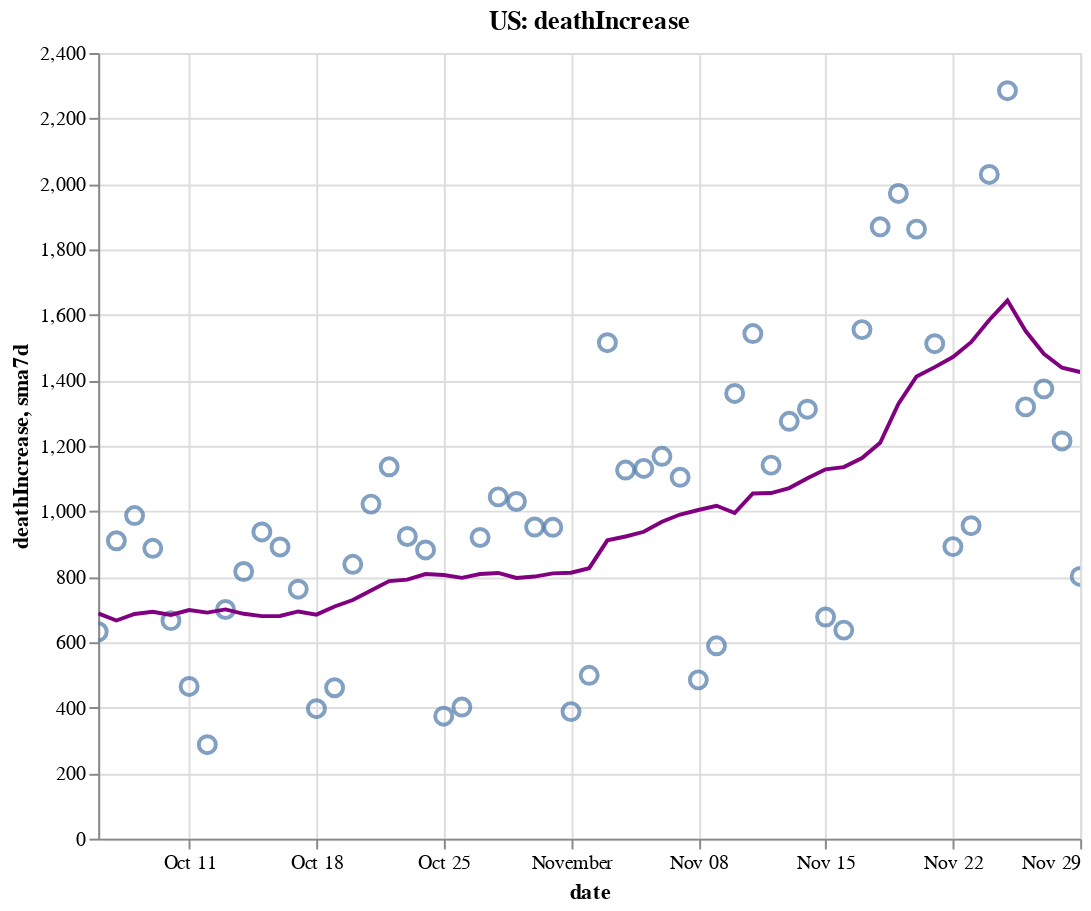

Notebook source saved alongside this figure:
### Code cell
create_plot(us, 'deathIncrease')

### Figure 1 — Vega-Lite specification as saved in the notebook (floating-point values rounded to 4 significant figures)
{"config": {"view": {"continuousWidth": 400, "continuousHeight": 300}}, "layer": [{"layer": [{"mark": {"type": "point", "size": 75}, "encoding": {"tooltip": [{"type": "temporal", "field": "date"}, {"type": "quantitative", "field": "deathIncrease"}, {"type": "quantitative", "field": "sma7d"}], "x": {"type": "temporal", "field": "date"}, "y": {"type": "quantitative", "field": "deathIncrease"}}, "selection": {"selector006": {"type": "interval", "bind": "scales", "encodings": ["x", "y"]}}}, {"mark": {"type": "line", "color": "purple"}, "encoding": {"x": {"type": "temporal", "field": "date"}, "y": {"type": "quantitative", "field": "sma7d"}}}]}, {"mark": {"type": "rule", "color": "#aaa"}, "encoding": {"x": {"type": "temporal", "field": "date"}}, "transform": [{"filter": {"selection": "selector005"}}]}, {"mark": "circle", "encoding": {"opacity": {"condition": {"value": 1, "selection": "selector005"}, "value": 0}, "tooltip": [{"type": "temporal", "field": "date"}, {"type": "quantitative", "field": "deathIncrease"}, {"type": "quantitative", "field": "sma7d"}], "x": {"type": "temporal", "field": "date"}, "y": {"type": "quantitative", "field": "deathIncrease"}}, "selection": {"selector005": {"type": "single", "encodings": ["x"], "on": "mouseover", "nearest": true, "empty": "none"}}}, {"mark": {"type": "text", "align": "left", "dx": 5, "dy": -5, "stroke": "white", "strokeWidth": 2}, "encoding": {"text": {"type": "quantitative", "field": "deathIncrease"}, "tooltip": [{"type": "temporal", "field": "date"}, {"type": "quantitative", "field": "deathIncrease"}, {"type": "quantitative", "field": "sma7d"}], "x": {"type": "temporal", "field": "date"}, "y": {"type": "quantitative", "field": "deathIncrease"}}, "transform": [{"filter": {"selection": "selector005"}}]}, {"mark": {"type": "text", "align": "left", "dx": 5, "dy": -5}, "encoding": {"text": {"type": "quantitative", "field": "deathIncrease"}, "tooltip": [{"type": "temporal", "field": "date"}, {"type": "quantitative", "field": "deathIncrease"}, {"type": "quantitative", "field": "sma7d"}], "x": {"type": "temporal", "field": "date"}, "y": {"type": "quantitative", "field": "deathIncrease"}}, "transform": [{"filter": {"selection": "selector005"}}]}], "data": {"name": "data-aa1d8b4d2edcbb1d7b70b724efaaa036"}, "height": 400, "title": "US: deathIncrease", "width": 500, "$schema": "https://vega.github.io/schema/vega-lite/v4.8.1.json", "datasets": {"data-aa1d8b4d2edcbb1d7b70b724efaaa036": [{"date": "2020-10-06T00:00:00", "totalTestResultsIncrease": 913500.0, "positiveIncrease": 38920.0, "death": 202700.0, "deathIncrease": 632.0, "positiveRate": 0.043, "state": "US", "sma7d": 688.1}, {"date": "2020-10-07T00:00:00", "totalTestResultsIncrease": 977500.0, "positiveIncrease": 50590.0, "death": 203600.0, "deathIncrease": 910.0, "positiveRate": 0.052, "state": "US", "sma7d": 666.4}, {"date": "2020-10-08T00:00:00", "totalTestResultsIncrease": 1157000.0, "positiveIncrease": 55210.0, "death": 204600.0, "deathIncrease": 987.0, "positiveRate": 0.048, "state": "US", "sma7d": 686.3}, {"date": "2020-10-09T00:00:00", "totalTestResultsIncrease": 1203000.0, "positiveIncrease": 56800.0, "death": 205500.0, "deathIncrease": 887.0, "positiveRate": 0.047, "state": "US", "sma7d": 693.1}, {"date": "2020-10-10T00:00:00", "totalTestResultsIncrease": 1252000.0, "positiveIncrease": 57420.0, "death": 206100.0, "deathIncrease": 666.0, "positiveRate": 0.046, "state": "US", "sma7d": 683.6}, {"date": "2020-10-11T00:00:00", "totalTestResultsIncrease": 1078000.0, "positiveIncrease": 46270.0, "death": 206600.0, "deathIncrease": 465.0, "positiveRate": 0.043, "state": "US", "sma7d": 698.3}, {"date": "2020-10-12T00:00:00", "totalTestResultsIncrease": 1060000.0, "positiveIncrease": 42640.0, "death": 206900.0, "deathIncrease": 287.0, "positiveRate": 0.04, "state": "US", "sma7d": 690.6}, {"date": "2020-10-13T00:00:00", "totalTestResultsIncrease": 1052000.0, "positiveIncrease": 48590.0, "death": 207600.0, "deathIncrease": 700.0, "positiveRate": 0.046, "state": "US", "sma7d": 700.3}, {"date": "2020-10-14T00:00:00", "totalTestResultsIncrease": 1045000.0, "positiveIncrease": 56120.0, "death": 208400.0, "deathIncrease": 816.0, "positiveRate": 0.054, "state": "US", "sma7d": 686.9}, {"date": "2020-10-15T00:00:00", "totalTestResultsIncrease": 1109000.0, "positiveIncrease": 63390.0, "death": 209300.0, "deathIncrease": 937.0, "positiveRate": 0.057, "state": "US", "sma7d": 679.7}, {"date": "2020-10-16T00:00:00", "totalTestResultsIncrease": 1231000.0, "positiveIncrease": 68250.0, "death": 210200.0, "deathIncrease": 891.0, "positiveRate": 0.055, "state": "US", "sma7d": 680.3}, {"date": "2020-10-17T00:00:00", "totalTestResultsIncrease": 1299000.0, "positiveIncrease": 57330.0, "death": 211000.0, "deathIncrease": 762.0, "positiveRate": 0.044, "state": "US", "sma7d": 694.0}, {"date": "2020-10-18T00:00:00", "totalTestResultsIncrease": 1052000.0, "positiveIncrease": 48280.0, "death": 211400.0, "deathIncrease": 397.0, "positiveRate": 0.046, "state": "US", "sma7d": 684.3}, {"date": "2020-10-19T00:00:00", "totalTestResultsIncrease": 1135000.0, "positiveIncrease": 57110.0, "death": 211900.0, "deathIncrease": 461.0, "positiveRate": 0.05, "state": "US", "sma7d": 709.1}, {"date": "2020-10-20T00:00:00", "totalTestResultsIncrease": 952700.0, "positiveIncrease": 60550.0, "death": 212700.0, "deathIncrease": 838.0, "positiveRate": 0.064, "state": "US", "sma7d": 728.9}, {"date": "2020-10-21T00:00:00", "totalTestResultsIncrease": 941800.0, "positiveIncrease": 60950.0, "death": 213700.0, "deathIncrease": 1022.0, "positiveRate": 0.065, "state": "US", "sma7d": 758.3}, {"date": "2020-10-22T00:00:00", "totalTestResultsIncrease": 1230000.0, "positiveIncrease": 72840.0, "death": 214900.0, "deathIncrease": 1136.0, "positiveRate": 0.059, "state": "US", "sma7d": 786.7}, {"date": "2020-10-23T00:00:00", "totalTestResultsIncrease": 1383000.0, "positiveIncrease": 82330.0, "death": 215800.0, "deathIncrease": 923.0, "positiveRate": 0.06, "state": "US", "sma7d": 791.3}, {"date": "2020-10-24T00:00:00", "totalTestResultsIncrease": 1323000.0, "positiveIncrease": 83290.0, "death": 216700.0, "deathIncrease": 882.0, "positiveRate": 0.063, "state": "US", "sma7d": 808.4}, {"date": "2020-10-25T00:00:00", "totalTestResultsIncrease": 1188000.0, "positiveIncrease": 64890.0, "death": 217000.0, "deathIncrease": 374.0, "positiveRate": 0.055, "state": "US", "sma7d": 805.1}, {"date": "2020-10-26T00:00:00", "totalTestResultsIncrease": 1211000.0, "positiveIncrease": 62530.0, "death": 217400.0, "deathIncrease": 402.0, "positiveRate": 0.052, "state": "US", "sma7d": 796.7}, {"date": "2020-10-27T00:00:00", "totalTestResultsIncrease": 1071000.0, "positiveIncrease": 72080.0, "death": 218400.0, "deathIncrease": 920.0, "positiveRate": 0.067, "state": "US", "sma7d": 808.4}, {"date": "2020-10-28T00:00:00", "totalTestResultsIncrease": 1096000.0, "positiveIncrease": 78750.0, "death": 219400.0, "deathIncrease": 1044.0, "positiveRate": 0.072, "state": "US", "sma7d": 811.6}, {"date": "2020-10-29T00:00:00", "totalTestResultsIncrease": 1333000.0, "positiveIncrease": 88730.0, "death": 220400.0, "deathIncrease": 1030.0, "positiveRate": 0.067, "state": "US", "sma7d": 796.4}, {"date": "2020-10-30T00:00:00", "totalTestResultsIncrease": 1364000.0, "positiveIncrease": 97230.0, "death": 221400.0, "deathIncrease": 952.0, "positiveRate": 0.071, "state": "US", "sma7d": 800.6}, {"date": "2020-10-31T00:00:00", "totalTestResultsIncrease": 1390000.0, "positiveIncrease": 90590.0, "death": 222300.0, "deathIncrease": 951.0, "positiveRate": 0.065, "state": "US", "sma7d": 810.4}, {"date": "2020-11-01T00:00:00", "totalTestResultsIncrease": 1128000.0, "positiveIncrease": 73850.0, "death": 222700.0, "deathIncrease": 388.0, "positiveRate": 0.065, "state": "US", "sma7d": 812.4}, {"date": "2020-11-02T00:00:00", "totalTestResultsIncrease": 1327000.0, "positiveIncrease": 82050.0, "death": 223200.0, "deathIncrease": 499.0, "positiveRate": 0.062, "state": "US", "sma7d": 826.3}, {"date": "2020-11-03T00:00:00", "totalTestResultsIncrease": 1129000.0, "positiveIncrease": 86660.0, "death": 224700.0, "deathIncrease": 1515.0, "positiveRate": 0.077, "state": "US", "sma7d": 911.3}, {"date": "2020-11-04T00:00:00", "totalTestResultsIncrease": 1223000.0, "positiveIncrease": 103300.0, "death": 225900.0, "deathIncrease": 1126.0, "positiveRate": 0.084, "state": "US", "sma7d": 923.0}, {"date": "2020-11-05T00:00:00", "totalTestResultsIncrease": 1567000.0, "positiveIncrease": 116400.0, "death": 227000.0, "deathIncrease": 1131.0, "positiveRate": 0.074, "state": "US", "sma7d": 937.4}, {"date": "2020-11-06T00:00:00", "totalTestResultsIncrease": 1564000.0, "positiveIncrease": 125800.0, "death": 228200.0, "deathIncrease": 1168.0, "positiveRate": 0.08, "state": "US", "sma7d": 968.3}, {"date": "2020-11-07T00:00:00", "totalTestResultsIncrease": 1413000.0, "positiveIncrease": 129200.0, "death": 229300.0, "deathIncrease": 1104.0, "positiveRate": 0.091, "state": "US", "sma7d": 990.1}, {"date": "2020-11-08T00:00:00", "totalTestResultsIncrease": 1252000.0, "positiveIncrease": 110300.0, "death": 229700.0, "deathIncrease": 485.0, "positiveRate": 0.088, "state": "US", "sma7d": 1004.0}, {"date": "2020-11-09T00:00:00", "totalTestResultsIncrease": 1516000.0, "positiveIncrease": 119400.0, "death": 230300.0, "deathIncrease": 589.0, "positiveRate": 0.079, "state": "US", "sma7d": 1017.0}, {"date": "2020-11-10T00:00:00", "totalTestResultsIncrease": 1252000.0, "positiveIncrease": 131200.0, "death": 231700.0, "deathIncrease": 1360.0, "positiveRate": 0.105, "state": "US", "sma7d": 994.7}, {"date": "2020-11-11T00:00:00", "totalTestResultsIncrease": 1418000.0, "positiveIncrease": 144800.0, "death": 233200.0, "deathIncrease": 1543.0, "positiveRate": 0.102, "state": "US", "sma7d": 1054.0}, {"date": "2020-11-12T00:00:00", "totalTestResultsIncrease": 1476000.0, "positiveIncrease": 152000.0, "death": 234400.0, "deathIncrease": 1141.0, "positiveRate": 0.103, "state": "US", "sma7d": 1056.0}, {"date": "2020-11-13T00:00:00", "totalTestResultsIncrease": 1698000.0, "positiveIncrease": 172100.0, "death": 235700.0, "deathIncrease": 1275.0, "positiveRate": 0.101, "state": "US", "sma7d": 1071.0}, {"date": "2020-11-14T00:00:00", "totalTestResultsIncrease": 1662000.0, "positiveIncrease": 163500.0, "death": 237000.0, "deathIncrease": 1312.0, "positiveRate": 0.098, "state": "US", "sma7d": 1101.0}, {"date": "2020-11-15T00:00:00", "totalTestResultsIncrease": 1615000.0, "positiveIncrease": 144400.0, "death": 237600.0, "deathIncrease": 677.0, "positiveRate": 0.089, "state": "US", "sma7d": 1128.0}, {"date": "2020-11-16T00:00:00", "totalTestResultsIncrease": 1487000.0, "positiveIncrease": 148900.0, "death": 238300.0, "deathIncrease": 637.0, "positiveRate": 0.1, "state": "US", "sma7d": 1135.0}, {"date": "2020-11-17T00:00:00", "totalTestResultsIncrease": 1512000.0, "positiveIncrease": 156700.0, "death": 239800.0, "deathIncrease": 1555.0, "positiveRate": 0.104, "state": "US", "sma7d": 1163.0}, {"date": "2020-11-18T00:00:00", "totalTestResultsIncrease": 1539000.0, "positiveIncrease": 164000.0, "death": 241700.0, "deathIncrease": 1869.0, "positiveRate": 0.107, "state": "US", "sma7d": 1209.0}, {"date": "2020-11-19T00:00:00", "totalTestResultsIncrease": 1821000.0, "positiveIncrease": 182800.0, "death": 243700.0, "deathIncrease": 1971.0, "positiveRate": 0.1, "state": "US", "sma7d": 1328.0}, {"date": "2020-11-20T00:00:00", "totalTestResultsIncrease": 1919000.0, "positiveIncrease": 192800.0, "death": 245500.0, "deathIncrease": 1862.0, "positiveRate": 0.1, "state": "US", "sma7d": 1412.0}, {"date": "2020-11-21T00:00:00", "totalTestResultsIncrease": 2004000.0, "positiveIncrease": 179700.0, "death": 247000.0, "deathIncrease": 1512.0, "positiveRate": 0.09, "state": "US", "sma7d": 1440.0}, {"date": "2020-11-22T00:00:00", "totalTestResultsIncrease": 1744000.0, "positiveIncrease": 150800.0, "death": 247900.0, "deathIncrease": 892.0, "positiveRate": 0.086, "state": "US", "sma7d": 1471.0}, {"date": "2020-11-23T00:00:00", "totalTestResultsIncrease": 1759000.0, "positiveIncrease": 151000.0, "death": 248900.0, "deathIncrease": 956.0, "positiveRate": 0.086, "state": "US", "sma7d": 1517.0}, {"date": "2020-11-24T00:00:00", "totalTestResultsIncrease": 1790000.0, "positiveIncrease": 167000.0, "death": 250900.0, "deathIncrease": 2029.0, "positiveRate": 0.093, "state": "US", "sma7d": 1584.0}, {"date": "2020-11-25T00:00:00", "totalTestResultsIncrease": 1721000.0, "positiveIncrease": 183600.0, "death": 253200.0, "deathIncrease": 2285.0, "positiveRate": 0.107, "state": "US", "sma7d": 1644.0}, {"date": "2020-11-26T00:00:00", "totalTestResultsIncrease": 1150000.0, "positiveIncrease": 125100.0, "death": 254500.0, "deathIncrease": 1319.0, "positiveRate": 0.109, "state": "US", "sma7d": 1551.0}, {"date": "2020-11-27T00:00:00", "totalTestResultsIncrease": 2146000.0, "positiveIncrease": 195000.0, "death": 255900.0, "deathIncrease": 1374.0, "positiveRate": 0.091, "state": "US", "sma7d": 1481.0}, {"date": "2020-11-28T00:00:00", "totalTestResultsIncrease": 1698000.0, "positiveIncrease": 153400.0, "death": 257100.0, "deathIncrease": 1215.0, "positiveRate": 0.09, "state": "US", "sma7d": 1439.0}, {"date": "2020-11-29T00:00:00", "totalTestResultsIncrease": 1270000.0, "positiveIncrease": 133600.0, "death": 257800.0, "deathIncrease": 801.0, "positiveRate": 0.105, "state": "US", "sma7d": 1426.0}]}}
